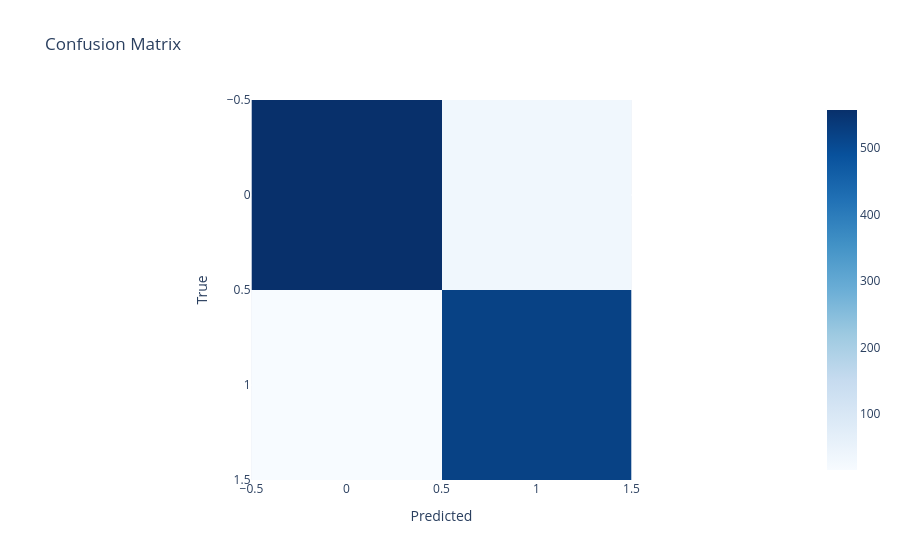

Here is the notebook cell this chart was saved with:
### Markdown cell above
## netwoks neurons

### Code cell
import numpy as np
import tensorflow as tf
from tensorflow.keras.models import Sequential
from tensorflow.keras.layers import Dense, Dropout
from tensorflow.keras.optimizers import Adam
from sklearn.metrics import confusion_matrix, classification_report
import plotly.express as px
from sklearn.model_selection import train_test_split
from collections import Counter

# Fonction pour appliquer SMOTE et ENN sur une DataFrame complète
def apply_smote_and_enn_full_data(data, Churn):
    from imblearn.over_sampling import SMOTE
    from imblearn.under_sampling import EditedNearestNeighbours

    # Appliquer SMOTE pour suréchantillonner les classes minoritaires
    smote = SMOTE(sampling_strategy='auto', random_state=42)
    X_smote, Y_smote = smote.fit_resample(data.drop(columns=[Churn]), data[Churn])

    # Appliquer ENN pour réduire les exemples mal classés
    enn = EditedNearestNeighbours()
    X_smote_enn, Y_smote_enn = enn.fit_resample(X_smote, Y_smote)

    # Reconstruire la DataFrame complète avec caractéristiques et cible
    resampled_data = pd.concat([pd.DataFrame(X_smote_enn, columns=data.drop(columns=[Churn]).columns),
                                pd.Series(Y_smote_enn, name=Churn)], axis=1)

    # Vérifier la distribution des classes après SMOTE + ENN
    print("Class distribution after SMOTE + ENN:", Counter(Y_smote_enn))

    return resampled_data


# Utilisation de la fonction pour appliquer SMOTE et ENN sur vos données
target_column = "Churn"
df_resampled_SMOTEENN = apply_smote_and_enn_full_data(df_combined, target_column)

# Séparer à nouveau les features et la cible sur les données rééquilibrées
X_resampled5 = df_resampled_SMOTEENN.drop(columns=[target_column])  # Features
y_resampled5 = df_resampled_SMOTEENN[target_column]  # Target (Churn column)

# Split the resampled data into training and test sets
xr_train5, xr_test5, yr_train5, yr_test5 = train_test_split(
    X_resampled5, y_resampled5, test_size=0.2, random_state=42
)

# Define the Neural Network Model
model_nn5 = Sequential([
    Dense(128, input_dim=X_resampled5.shape[1], activation='relu'),  # Input layer (adjust input_dim based on your features)
    Dropout(0.2),  # Dropout for regularization
    Dense(64, activation='relu'),  # Hidden layer
    Dropout(0.2),
    Dense(1, activation='sigmoid')  # Output layer (binary classification)
])

# Compile the Model
model_nn5.compile(optimizer=Adam(learning_rate=0.001), loss='binary_crossentropy', metrics=['accuracy'])

# Train the Model
history5 = model_nn5.fit(xr_train5, yr_train5, validation_data=(xr_test5, yr_test5), epochs=50, batch_size=32, verbose=1)

# Evaluate the Model
loss5, accuracy5 = model_nn5.evaluate(xr_test5, yr_test5)
print(f"Test Loss: {loss5:.4f}, Test Accuracy: {accuracy5:.4f}")

# Predictions
yr_predict5 = (model_nn5.predict(xr_test5) > 0.5).astype("int32")

# Confusion Matrix and Classification Report
conf_matrix = confusion_matrix(yr_test5, yr_predict5)
class_report = classification_report(yr_test5, yr_predict5)

print("Confusion Matrix:")
print(conf_matrix)
print("\nClassification Report:")
print(class_report)

# Optional: Visualize the confusion matrix using Plotly
fig = px.imshow(conf_matrix, labels={'x': 'Predicted', 'y': 'True'}, color_continuous_scale='Blues',
                title='Confusion Matrix')
fig.show()

### Figure 1 — Plotly figure (JSON) as saved in the notebook; plotly's stock layout.template omitted (floating-point values rounded to 4 significant figures)
{"data": [{"coloraxis": "coloraxis", "hovertemplate": "Predicted: %{x}<br>True: %{y}<br>color: %{z}<extra></extra>", "name": "0", "type": "heatmap", "xaxis": "x", "yaxis": "y", "z": [[557, 35], [16, 521]]}], "layout": {"coloraxis": {"colorscale": [[0, "rgb(247,251,255)"], [0.125, "rgb(222,235,247)"], [0.25, "rgb(198,219,239)"], [0.375, "rgb(158,202,225)"], [0.5, "rgb(107,174,214)"], [0.625, "rgb(66,146,198)"], [0.75, "rgb(33,113,181)"], [0.875, "rgb(8,81,156)"], [1, "rgb(8,48,107)"]]}, "title": {"text": "Confusion Matrix"}, "xaxis": {"anchor": "y", "constrain": "domain", "domain": [0, 1], "scaleanchor": "y", "title": {"text": "Predicted"}}, "yaxis": {"anchor": "x", "autorange": "reversed", "constrain": "domain", "domain": [0, 1], "title": {"text": "True"}}}}
